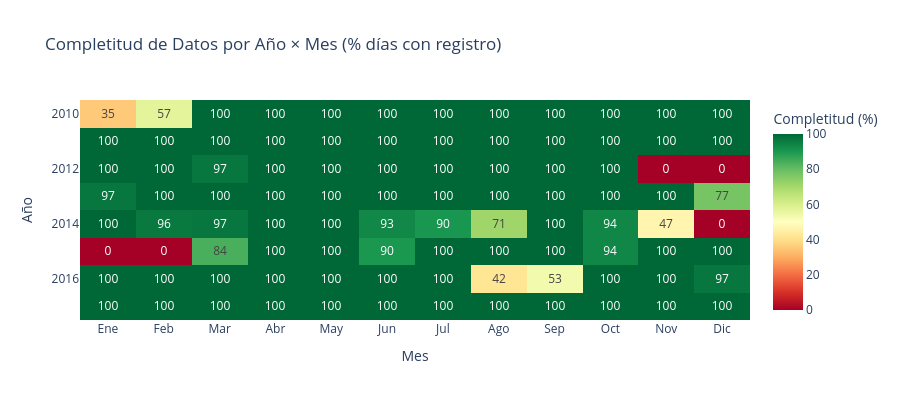

The cell this chart's notebook holds for it:
### Markdown cell above
## 4. Visualizar el Patrón de Datos Faltantes

Antes de imputar, es crucial entender **dónde** y **cuándo** faltan datos. Visualizamos:
- **Mapa de presencia/ausencia** (heatmap binario Año × Mes)
- **Serie con gaps marcados** para ver la distribución temporal de los faltantes

### Code cell
# =============================================================================
# CONCEPTO: Heatmap de completitud de datos por Año × Mes
# -----------------------------------------------------------------------------
# Antes de imputar, es esencial entender el PATRÓN de los datos faltantes:
#   - ¿Son aleatorios (MCAR)?    → cualquier método funciona bien.
#   - ¿Dependen del tiempo (MAR)? → concentrados en ciertos meses/años.
#   - ¿Dependen del propio valor? → fallas en crecientes (MNAR), más crítico.
#
# El heatmap de completitud revela visualmente si los gaps son sistemáticos.
#
# .groupby(["Año", "Mes"])["Caudal"].apply(lambda x: x.notna().mean() * 100):
#   → Para cada combinación Año-Mes calcula el % de días con dato registrado.
#   → x.notna().mean() = proporción de no-nulos (entre 0 y 1).
#   → Multiplicar por 100 → porcentaje de completitud.
#
# .pivot(index="Año", columns="Mes", values="Completitud_%"):
#   → Transforma la tabla larga (tidy) a formato de matriz para el heatmap.
#   → Filas = años, columnas = meses, valores = % completitud.
#
# px.imshow() con color_continuous_scale="RdYlGn":
#   → Escala de color divergente: Rojo (0% = sin datos) → Verde (100% = completo).
#   → text_auto=".0f": muestra el porcentaje dentro de cada celda.
#   → zmin=0, zmax=100: fija la escala para comparabilidad.
#
# CRITERIO DE USO: Siempre incluir este diagnóstico antes de decidir el método
# de imputación. Un patrón temporal claro (p.ej., siempre falta diciembre)
# sugiere un fallo sistemático de la estación, no aleatoriedad.
# =============================================================================

# Heatmap de completitud: % de datos presentes por Año × Mes
df_full_copy = df_full.copy()
df_full_copy["Año"] = df_full_copy.index.year
df_full_copy["Mes"] = df_full_copy.index.month

completitud = df_full_copy.groupby(["Año", "Mes"])["Caudal"].apply(
    lambda x: x.notna().mean() * 100
).reset_index()
completitud.columns = ["Año", "Mes", "Completitud_%"]

meses = ["Ene", "Feb", "Mar", "Abr", "May", "Jun", "Jul", "Ago", "Sep", "Oct", "Nov", "Dic"]
pivot_comp = completitud.pivot(index="Año", columns="Mes", values="Completitud_%")
pivot_comp.columns = meses

fig = px.imshow(
    pivot_comp,
    title="Completitud de Datos por Año × Mes (% días con registro)",
    labels=dict(x="Mes", y="Año", color="Completitud (%)"),
    color_continuous_scale="RdYlGn",
    aspect="auto",
    text_auto=".0f",
    zmin=0,
    zmax=100,
)
fig.update_layout(width=900, height=400)
fig.show()

### Figure 1 — Plotly figure (JSON) as saved in the notebook; plotly's stock layout.template omitted (floating-point values rounded to 4 significant figures)
{"data": [{"coloraxis": "coloraxis", "hovertemplate": "Mes: %{x}<br>Año: %{y}<br>Completitud (%): %{z}<extra></extra>", "name": "0", "texttemplate": "%{z:.0f}", "type": "heatmap", "x": ["Ene", "Feb", "Mar", "Abr", "May", "Jun", "Jul", "Ago", "Sep", "Oct", "Nov", "Dic"], "xaxis": "x", "y": [2010, 2011, 2012, 2013, 2014, 2015, 2016, 2017], "yaxis": "y", "z": [[35.48, 57.14, 100.0, 100.0, 100.0, 100.0, 100.0, 100.0, 100.0, 100.0, 100.0, 100.0], [100.0, 100.0, 100.0, 100.0, 100.0, 100.0, 100.0, 100.0, 100.0, 100.0, 100.0, 100.0], [100.0, 100.0, 96.77, 100.0, 100.0, 100.0, 100.0, 100.0, 100.0, 100.0, 0.0, 0.0], [96.77, 100.0, 100.0, 100.0, 100.0, 100.0, 100.0, 100.0, 100.0, 100.0, 100.0, 77.42], [100.0, 96.43, 96.77, 100.0, 100.0, 93.33, 90.32, 70.97, 100.0, 93.55, 46.67, 0.0], [0.0, 0.0, 83.87, 100.0, 100.0, 90.0, 100.0, 100.0, 100.0, 93.55, 100.0, 100.0], [100.0, 100.0, 100.0, 100.0, 100.0, 100.0, 100.0, 41.94, 53.33, 100.0, 100.0, 96.77], [100.0, 100.0, 100.0, 100.0, 100.0, 100.0, 100.0, 100.0, 100.0, 100.0, 100.0, 100.0]]}], "layout": {"coloraxis": {"autocolorscale": false, "cmax": 100, "cmin": 0, "colorbar": {"title": {"text": "Completitud (%)"}}, "colorscale": [[0, "rgb(165,0,38)"], [0.1, "rgb(215,48,39)"], [0.2, "rgb(244,109,67)"], [0.3, "rgb(253,174,97)"], [0.4, "rgb(254,224,139)"], [0.5, "rgb(255,255,191)"], [0.6, "rgb(217,239,139)"], [0.7, "rgb(166,217,106)"], [0.8, "rgb(102,189,99)"], [0.9, "rgb(26,152,80)"], [1, "rgb(0,104,55)"]]}, "height": 400, "title": {"text": "Completitud de Datos por Año × Mes (% días con registro)"}, "width": 900, "xaxis": {"anchor": "y", "domain": [0, 1], "title": {"text": "Mes"}}, "yaxis": {"anchor": "x", "autorange": "reversed", "domain": [0, 1], "title": {"text": "Año"}}}}
